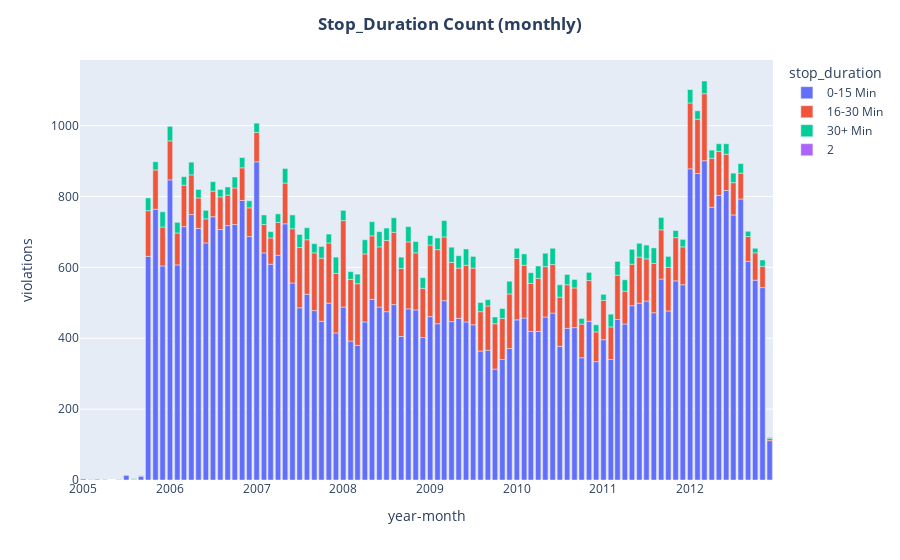

Source (notebook cell):
### Markdown cell above
- Stop_Duration Count (Monthly)

### Code cell
dfa_month_stpdur=dfa.groupby(['year-month','stop_duration'])['violations'].count().reset_index()
fig=px.bar(dfa_month_stpdur,x='year-month',y='violations',color='stop_duration')
fig.update_layout(title={'text':'<b>Stop_Duration Count (monthly)','x':0.5})
fig.show()

### Figure 1 — Plotly figure (JSON) as saved in the notebook; plotly's stock layout.template omitted (floating-point values rounded to 4 significant figures)
{"data": [{"alignmentgroup": "True", "hovertemplate": "stop_duration=0-15 Min<br>year-month=%{x}<br>violations=%{y}<extra></extra>", "legendgroup": "0-15 Min", "marker": {"color": "#636efa", "pattern": {"shape": ""}}, "name": "0-15 Min", "offsetgroup": "0-15 Min", "orientation": "v", "showlegend": true, "textposition": "auto", "type": "bar", "x": ["2005-01", "2005-03", "2005-04", "2005-06", "2005-07", "2005-08", "2005-09", "2005-10", "2005-11", "2005-12", "2006-01", "2006-02", "2006-03", "2006-04", "2006-05", "2006-06", "2006-07", "2006-08", "2006-09", "2006-10", "2006-11", "2006-12", "2007-01", "2007-02", "2007-03", "2007-04", "2007-05", "2007-06", "2007-07", "2007-08", "2007-09", "2007-10", "2007-11", "2007-12", "2008-01", "2008-02", "2008-03", "2008-04", "2008-05", "2008-06", "2008-07", "2008-08", "2008-09", "2008-10", "2008-11", "2008-12", "2009-01", "2009-02", "2009-03", "2009-04", "2009-05", "2009-06", "2009-07", "2009-08", "2009-09", "2009-10", "2009-11", "2009-12", "2010-01", "2010-02", "2010-03", "2010-04", "2010-05", "2010-06", "2010-07", "2010-08", "2010-09", "2010-10", "2010-11", "2010-12", "2011-01", "2011-02", "2011-03", "2011-04", "2011-05", "2011-06", "2011-07", "2011-08", "2011-09", "2011-10", "2011-11", "2011-12", "2012-01", "2012-02", "2012-03", "2012-04", "2012-05", "2012-06", "2012-07", "2012-08", "2012-09", "2012-10", "2012-11", "2012-12"], "xaxis": "x", "y": [3, 2, 1, 1, 13, 2, 11, 631, 764, 604, 847, 607, 715, 749, 710, 669, 743, 707, 718, 721, 789, 687, 898, 641, 609, 634, 723, 556, 486, 524, 478, 448, 499, 415, 488, 392, 380, 446, 510, 488, 475, 495, 405, 483, 480, 402, 461, 441, 506, 447, 456, 446, 438, 364, 366, 313, 340, 371, 452, 457, 419, 419, 460, 471, 377, 428, 430, 345, 448, 334, 396, 340, 453, 440, 492, 499, 505, 472, 567, 477, 562, 551, 878, 865, 901, 770, 803, 817, 748, 793, 617, 564, 543, 111], "yaxis": "y"}, {"alignmentgroup": "True", "hovertemplate": "stop_duration=16-30 Min<br>year-month=%{x}<br>violations=%{y}<extra></extra>", "legendgroup": "16-30 Min", "marker": {"color": "#EF553B", "pattern": {"shape": ""}}, "name": "16-30 Min", "offsetgroup": "16-30 Min", "orientation": "v", "showlegend": true, "textposition": "auto", "type": "bar", "x": ["2005-02", "2005-08", "2005-09", "2005-10", "2005-11", "2005-12", "2006-01", "2006-02", "2006-03", "2006-04", "2006-05", "2006-06", "2006-07", "2006-08", "2006-09", "2006-10", "2006-11", "2006-12", "2007-01", "2007-02", "2007-03", "2007-04", "2007-05", "2007-06", "2007-07", "2007-08", "2007-09", "2007-10", "2007-11", "2007-12", "2008-01", "2008-02", "2008-03", "2008-04", "2008-05", "2008-06", "2008-07", "2008-08", "2008-09", "2008-10", "2008-11", "2008-12", "2009-01", "2009-02", "2009-03", "2009-04", "2009-05", "2009-06", "2009-07", "2009-08", "2009-09", "2009-10", "2009-11", "2009-12", "2010-01", "2010-02", "2010-03", "2010-04", "2010-05", "2010-06", "2010-07", "2010-08", "2010-09", "2010-10", "2010-11", "2010-12", "2011-01", "2011-02", "2011-03", "2011-04", "2011-05", "2011-06", "2011-07", "2011-08", "2011-09", "2011-10", "2011-11", "2011-12", "2012-01", "2012-02", "2012-03", "2012-04", "2012-05", "2012-06", "2012-07", "2012-08", "2012-09", "2012-10", "2012-11", "2012-12"], "xaxis": "x", "y": [1, 1, 1, 129, 111, 110, 110, 90, 117, 112, 86, 68, 72, 92, 86, 103, 92, 81, 83, 80, 74, 93, 115, 153, 170, 154, 163, 178, 170, 168, 244, 174, 174, 192, 179, 170, 201, 204, 192, 189, 161, 139, 202, 209, 180, 167, 142, 160, 160, 111, 125, 128, 116, 154, 173, 149, 136, 150, 142, 137, 139, 123, 112, 95, 115, 84, 111, 92, 125, 93, 117, 130, 119, 139, 139, 123, 122, 107, 186, 153, 189, 138, 124, 102, 91, 73, 70, 77, 60, 6], "yaxis": "y"}, {"alignmentgroup": "True", "hovertemplate": "stop_duration=30+ Min<br>year-month=%{x}<br>violations=%{y}<extra></extra>", "legendgroup": "30+ Min", "marker": {"color": "#00cc96", "pattern": {"shape": ""}}, "name": "30+ Min", "offsetgroup": "30+ Min", "orientation": "v", "showlegend": true, "textposition": "auto", "type": "bar", "x": ["2005-08", "2005-09", "2005-10", "2005-11", "2005-12", "2006-01", "2006-02", "2006-03", "2006-04", "2006-05", "2006-06", "2006-07", "2006-08", "2006-09", "2006-10", "2006-11", "2006-12", "2007-01", "2007-02", "2007-03", "2007-04", "2007-05", "2007-06", "2007-07", "2007-08", "2007-09", "2007-10", "2007-11", "2007-12", "2008-01", "2008-02", "2008-03", "2008-04", "2008-05", "2008-06", "2008-07", "2008-08", "2008-09", "2008-10", "2008-11", "2008-12", "2009-01", "2009-02", "2009-03", "2009-04", "2009-05", "2009-06", "2009-07", "2009-08", "2009-09", "2009-10", "2009-11", "2009-12", "2010-01", "2010-02", "2010-03", "2010-04", "2010-05", "2010-06", "2010-07", "2010-08", "2010-09", "2010-10", "2010-11", "2010-12", "2011-01", "2011-02", "2011-03", "2011-04", "2011-05", "2011-06", "2011-07", "2011-08", "2011-09", "2011-10", "2011-11", "2011-12", "2012-01", "2012-02", "2012-03", "2012-04", "2012-05", "2012-06", "2012-07", "2012-08", "2012-09", "2012-10", "2012-11", "2012-12"], "xaxis": "x", "y": [1, 1, 36, 23, 43, 41, 30, 24, 36, 24, 24, 27, 21, 23, 31, 29, 20, 26, 27, 18, 24, 41, 39, 37, 34, 26, 33, 25, 46, 29, 22, 27, 40, 40, 43, 35, 41, 32, 43, 32, 30, 27, 33, 46, 43, 35, 46, 33, 26, 18, 19, 28, 36, 29, 32, 30, 35, 38, 46, 35, 29, 24, 16, 23, 20, 17, 36, 39, 32, 42, 39, 39, 44, 35, 31, 20, 21, 38, 24, 36, 23, 22, 30, 27, 27, 15, 13, 18, 3], "yaxis": "y"}, {"alignmentgroup": "True", "hovertemplate": "stop_duration=2<br>year-month=%{x}<br>violations=%{y}<extra></extra>", "legendgroup": "2", "marker": {"color": "#ab63fa", "pattern": {"shape": ""}}, "name": "2", "offsetgroup": "2", "orientation": "v", "showlegend": true, "textposition": "auto", "type": "bar", "x": ["2012-01"], "xaxis": "x", "y": [1], "yaxis": "y"}], "layout": {"barmode": "relative", "legend": {"title": {"text": "stop_duration"}, "tracegroupgap": 0}, "margin": {"t": 60}, "title": {"text": "<b>Stop_Duration Count (monthly)", "x": 0.5}, "xaxis": {"anchor": "y", "domain": [0, 1], "title": {"text": "year-month"}}, "yaxis": {"anchor": "x", "domain": [0, 1], "title": {"text": "violations"}}}}
